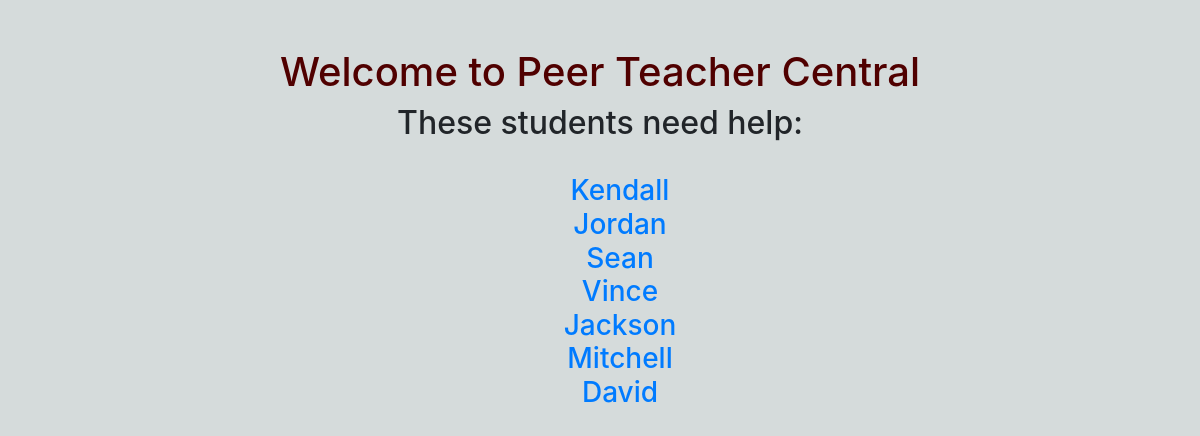
The page /teachers/ on the database as committed earlier.
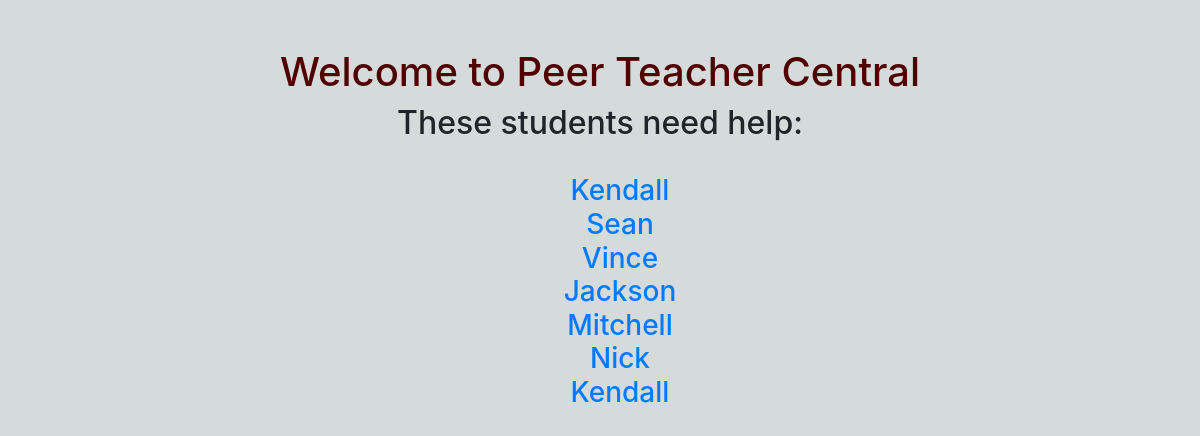
The same page on the database as committed later.
### tickets/models.py (models this page shows)
class Tickets(models.Model):
    name = models.CharField("First Name", max_length=15)
    course = models.CharField(max_length=8, choices = csCourses)
    question = models.TextField(max_length=200)
    completed = models.BooleanField(default=False)
    peer = models.CharField(max_length=50,null=True,default="none")
    timestamp = models.DateTimeField(auto_now_add= True)

### tickets/views.py (the view)
# urls.py: path('teachers/', views.student_list),
def student_list(request):
    student_tickets = Tickets.objects.filter(completed=False)
    return render(request, 'teachers.html', {'student_tickets': student_tickets})

### tickets/templates/teachers.html (shortened to what this page needs)
<html>
<head>
  <link rel="stylesheet" href="https://stackpath.bootstrapcdn.com/bootstrap/4.1.3/css/bootstrap.min.css">
</head>
<body>
<h1> <br> Welcome to Peer Teacher Central <br> </h1>
<h2> These students need help: </h2>
<br>
{% if student_tickets %}
   <h3>
    <ul style="list-style-type:none;">
    {% for t in student_tickets %}
    <li><a href="{% url 'views-teachers' t.id %}">{{ t.name }}</a></li>
    {% endfor %}
    </ul>
    </h3>
{% else %}
    <p>No students are available.</p>
{% endif %}
</body>
</html>

Rows that differ between the two databases and show on the page:
no longer on this page (row edited): Tickets: name "Jordan"
no longer on this page (row edited): Tickets: name "David"
added Tickets: name "Nick"
added Tickets: name "Kendall"
